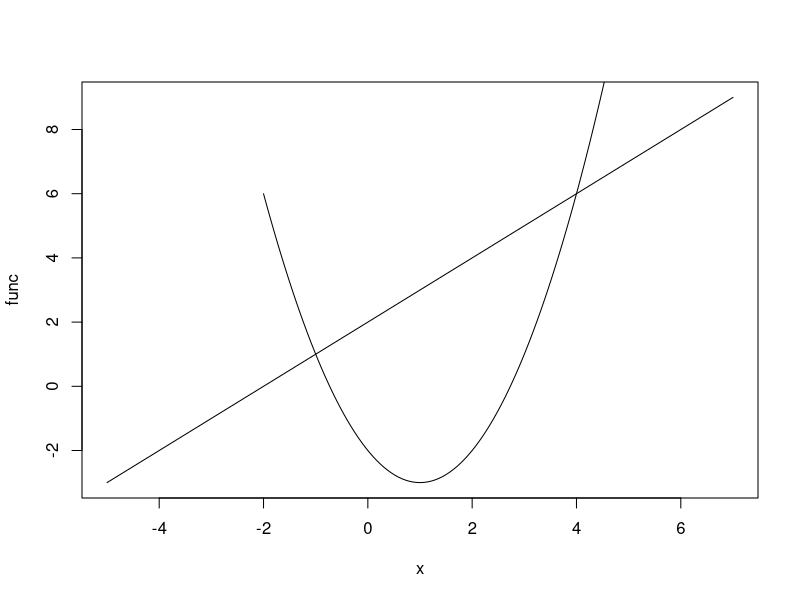

Recreate this plot in R.
## ---- chunk 1
knitr::opts_chunk$set(echo = TRUE)
## ---- chunk 2
func<-function(x){2*x-9}
int<-integrate(func, lower=4.5, upper=8.5)
int
## ---- chunk 3
func<-function(x){x+2}
int<-integrate(func, lower=-1, upper=4)
func1<-function(x){x^2 -2*x -2}
int1<-integrate(func1, lower=-1, upper=4)
print(int$value-int1$value)
## ---- chunk 4
plot (func, -5, 7)
plot (func1, -2, 5, add=TRUE)
